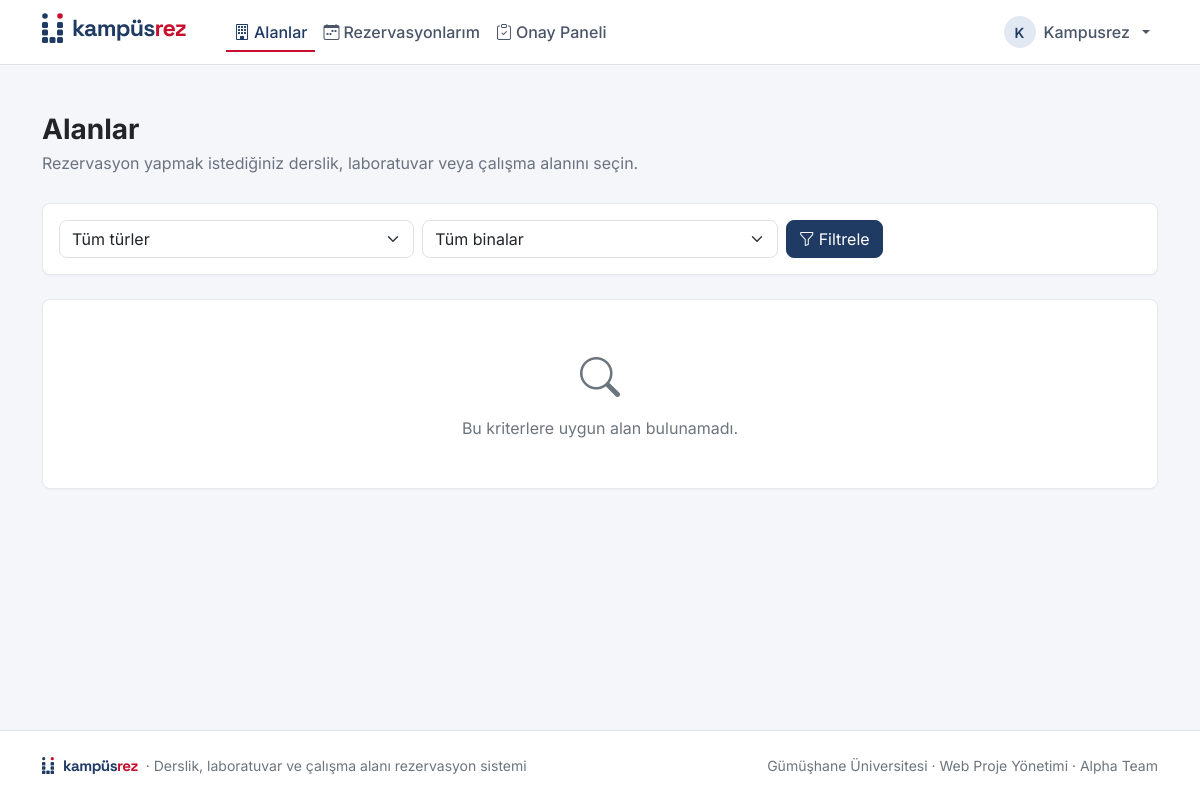
/alanlar/ (signed in), run on an earlier commit of the app's database.
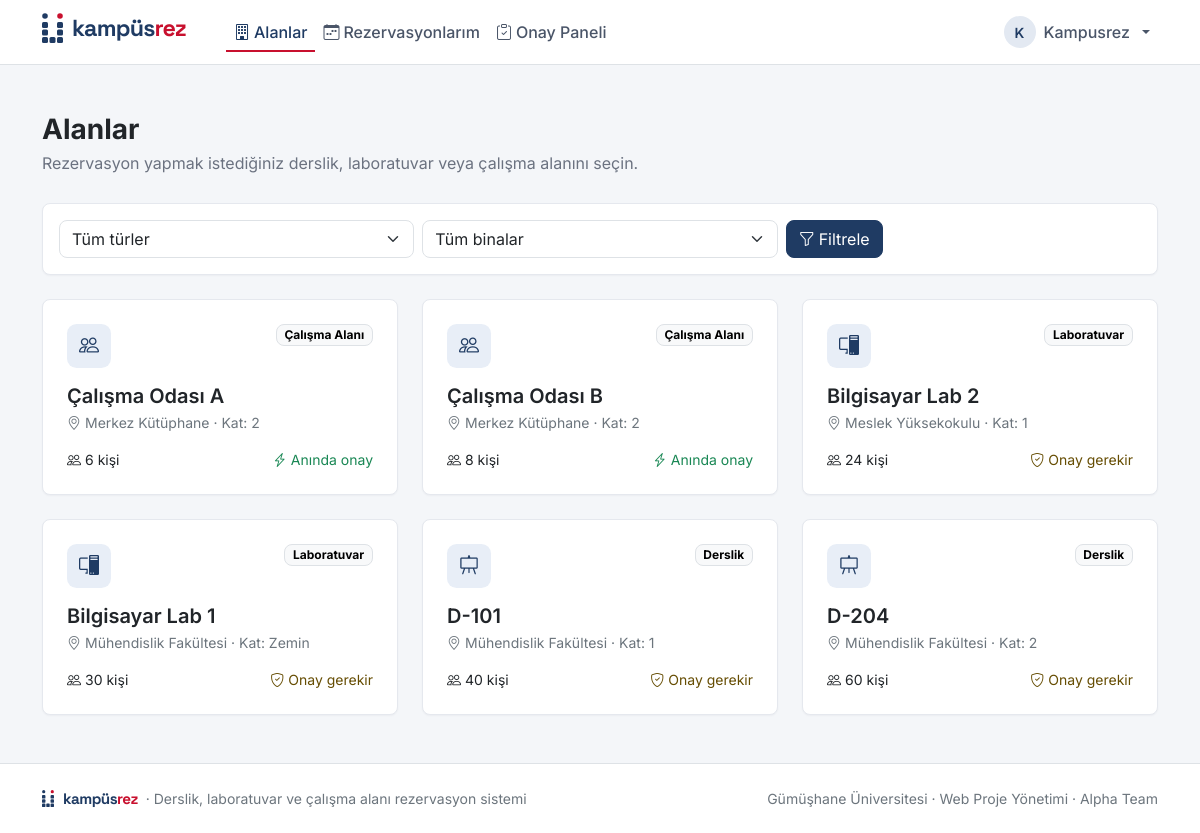
And on a later commit of the database.
### accounts/models.py (models this page shows, shortened)
class User(AbstractUser):
    class Role(models.TextChoices):
        STUDENT = "student", "Öğrenci"
        ACADEMIC = "academic", "Akademik Personel"
        ADMIN = "admin", "Yönetici"
    role = models.CharField("Rol", max_length=20, choices=Role.choices, default=Role.STUDENT)
    school_number = models.CharField("Öğrenci / Personel No", max_length=20, blank=True)
    no_show_count = models.PositiveIntegerField("Gelmeme sayısı", default=0)
    restricted_until = models.DateTimeField("Kısıtlama bitişi", null=True, blank=True)
    class Meta:
        verbose_name = "Kullanıcı"
        verbose_name_plural = "Kullanıcılar"
    @property
    def is_admin_role(self):
        return self.role == self.Role.ADMIN
    @property
    def can_manage_reservations(self):
        return self.is_authenticated and (self.is_admin_role or self.is_superuser)

### spaces/models.py (models this page shows, shortened)
class Space(models.Model):
    class SpaceType(models.TextChoices):
        CLASSROOM = "classroom", "Derslik"
        LAB = "lab", "Laboratuvar"
        STUDY_ROOM = "study_room", "Çalışma Alanı"
    name = models.CharField("Alan adı", max_length=100)
    space_type = models.CharField("Alan türü", max_length=20, choices=SpaceType.choices)
    building = models.CharField("Bina", max_length=100)
    floor = models.CharField("Kat", max_length=20, blank=True)
    capacity = models.PositiveIntegerField("Kapasite")
    equipment = models.TextField(
        "Donanım", blank=True, help_text="Örn. projeksiyon, 30 bilgisayar, akıllı tahta"
    )
    is_active = models.BooleanField("Rezervasyona açık", default=True)
    requires_approval = models.BooleanField("Onay gerekli", default=False)
    max_duration_hours = models.PositiveSmallIntegerField("En fazla süre (saat)", default=2)
    weekly_limit = models.PositiveSmallIntegerField("Haftalık hak", default=3)
    max_advance_days = models.PositiveSmallIntegerField("En fazla kaç gün önceden", default=7)
    class Meta:
        verbose_name = "Alan"
        verbose_name_plural = "Alanlar"
        ordering = ["building", "name"]

### spaces/views.py (the view)
# urls.py: path("", views.space_list, name="list"),
@login_required
def space_list(request):
    spaces = Space.objects.filter(is_active=True)
    selected_type = request.GET.get("tur", "")
    selected_building = request.GET.get("bina", "")
    if selected_type:
        spaces = spaces.filter(space_type=selected_type)
    if selected_building:
        spaces = spaces.filter(building=selected_building)
    buildings = (
        Space.objects.filter(is_active=True).order_by("building")
        .values_list("building", flat=True).distinct()
    )
    return render(request, "spaces/space_list.html", {
        "spaces": spaces,
        "space_types": Space.SpaceType.choices,
        "buildings": buildings,
        "selected_type": selected_type,
        "selected_building": selected_building,
    })

### core/templatetags/ui.py (called while the page is built)
@register.filter
def space_icon(space):
    return SPACE_ICONS.get(space.space_type, "bi-building")

### templates/spaces/space_list.html (shortened to what this page needs)
{% extends "base.html" %}
{% load ui %}
{% block content %}
    <div class="page-header">
        <h1>Alanlar</h1>
        <p>Rezervasyon yapmak istediğiniz derslik, laboratuvar veya çalışma alanını seçin.</p>
    </div>
    <form method="get" class="card p-3 mb-4">
        <div class="row g-2 align-items-center">
            <div class="col-sm-5 col-lg-4">
                <select name="tur" class="form-select" aria-label="Alan türü">
                    <option value="">Tüm türler</option>
                </select>
            </div>
            <div class="col-sm-5 col-lg-4">
                <select name="bina" class="form-select" aria-label="Bina">
                    <option value="">Tüm binalar</option>
                </select>
            </div>
            <div class="col-sm-2 col-lg-auto d-flex gap-2">
                <button type="submit" class="btn btn-primary"><i class="bi bi-funnel me-1"></i>Filtrele</button>
            </div>
        </div>
    </form>
    <div class="row g-4">
        {% for space in spaces %}
            <div class="col-sm-6 col-lg-4">
                <a href="{% url 'spaces:detail' space.pk %}" class="card card-hover h-100 p-4 text-decoration-none text-body">
                    <div class="d-flex justify-content-between align-items-start mb-3">
                        <span class="icon-tile"><i class="bi {{ space|space_icon }}"></i></span>
                        <span class="badge text-bg-light border">{{ space.get_space_type_display }}</span>
                    </div>
                    <h2 class="h5 fw-semibold mb-1">{{ space.name }}</h2>
                    <p class="text-secondary small mb-3">
                        <i class="bi bi-geo-alt me-1"></i>{{ space.building }}{% if space.floor %} · Kat: {{ space.floor }}{% endif %}
                    </p>
                    <div class="d-flex justify-content-between small mt-auto">
                        <span><i class="bi bi-people me-1"></i>{{ space.capacity }} kişi</span>
                        {% if space.requires_approval %}
                            <span class="text-warning-emphasis"><i class="bi bi-shield-check me-1"></i>Onay gerekir</span>
                        {% else %}
                            <span class="text-success"><i class="bi bi-lightning-charge me-1"></i>Anında onay</span>
                        {% endif %}
                    </div>
                </a>
            </div>
        {% empty %}
            <div class="col-12">
                <div class="card p-5 text-center text-secondary">
                    <i class="bi bi-search fs-1 mb-2"></i>
                    Bu kriterlere uygun alan bulunamadı.
                </div>
            </div>
        {% endfor %}
    </div>
{% endblock %}

### templates/base.html (shortened to what this page needs)
{% load static %}
<!DOCTYPE html>
<html lang="tr">
<head>
    <link rel="stylesheet" href="https://cdn.jsdelivr.net/npm/bootstrap@5.3.3/dist/css/bootstrap.min.css">
    <link rel="stylesheet" href="https://cdn.jsdelivr.net/npm/bootstrap-icons@1.11.3/font/bootstrap-icons.min.css">
    <link rel="stylesheet" href="{% static 'css/style.css' %}">
</head>
<body class="d-flex flex-column min-vh-100">
    <nav class="navbar navbar-expand-lg bg-white border-bottom sticky-top">
        <div class="container">
            <a class="navbar-brand" href="{% url 'home' %}" aria-label="KampüsRez ana sayfa">
                {% include "partials/logo.html" %}
            </a>
            <div class="collapse navbar-collapse" id="mainNav">
                {% if user.is_authenticated %}
                    {% with url_name=request.resolver_match.url_name ns=request.resolver_match.namespace %}
                    <ul class="navbar-nav me-auto ms-lg-4">
                        <li class="nav-item">
                            <a class="nav-link {% if ns == 'spaces' %}active{% endif %}" href="{% url 'spaces:list' %}">
                                <i class="bi bi-building me-1"></i>Alanlar
                            </a>
                        </li>
                        <li class="nav-item">
                            <a class="nav-link {% if ns == 'reservations' and url_name != 'manage' %}active{% endif %}" href="{% url 'reservations:my' %}">
                                <i class="bi bi-calendar-week me-1"></i>Rezervasyonlarım
                            </a>
                        </li>
                        {% if user.can_manage_reservations %}
                            <li class="nav-item">
                                <a class="nav-link {% if url_name == 'manage' %}active{% endif %}" href="{% url 'reservations:manage' %}">
                                    <i class="bi bi-clipboard-check me-1"></i>Onay Paneli
                                </a>
                            </li>
                        {% endif %}
                    </ul>
                    {% endwith %}
                    <ul class="navbar-nav ms-auto">
                        <li class="nav-item dropdown">
                            <a class="nav-link dropdown-toggle d-flex align-items-center gap-2" href="#" role="button"
                               data-bs-toggle="dropdown" aria-expanded="false">
                                <span class="avatar">{{ user.first_name|default:user.username|first|upper }}</span>
                                <span>{{ user.first_name|default:user.username }}</span>
                            </a>
                        </li>
                    </ul>
                {% else %}
                    <div class="ms-auto d-flex gap-2 py-2 py-lg-0">
                        <a href="{% url 'accounts:login' %}" class="btn btn-outline-primary">Giriş Yap</a>
                        <a href="{% url 'accounts:register' %}" class="btn btn-primary">Kayıt Ol</a>
                    </div>
                {% endif %}
            </div>
        </div>
    </nav>
    <main class="flex-grow-1 py-4 py-lg-5">
        <div class="container">
            {% block content %}{% endblock %}
        </div>
    </main>
    <footer class="site-footer border-top bg-white">
        <div class="container py-4 d-flex flex-column flex-md-row justify-content-between gap-2 small text-secondary">
            <span class="d-flex align-items-center gap-2">{% include "partials/logo.html" with size="sm" %}<span>· Derslik, laboratuvar ve çalışma alanı rezervasyon sistemi</span></span>
            <span>Gümüşhane Üniversitesi · Web Proje Yönetimi · Alpha Team</span>
        </div>
    </footer>
</body>
</html>

### templates/partials/logo.html
{% load static %}
<span class="kr-logo{% if variant == 'white' %} kr-logo-white{% endif %}{% if size %} kr-logo-{{ size }}{% endif %}">
    <img src="{% if variant == 'white' %}{% static 'img/logo-white.svg' %}{% else %}{% static 'img/logo.svg' %}{% endif %}" alt="" class="kr-logo-symbol" aria-hidden="true">
    <span class="kr-logo-word">kampüs<span class="kr-logo-accent">rez</span></span>
</span>

### static/css/style.css (style rules this page uses)
:root { --kr-navy: #1f3b63; --kr-navy-dark: #162b49; --kr-red: #c8102e; --kr-bg: #f4f6f9; --bs-primary: var(--kr-navy); --bs-primary-rgb: 31, 59, 99; --bs-link-color: var(--kr-navy); --bs-link-color-rgb: 31, 59, 99; --bs-link-hover-color: var(--kr-navy-dark); --bs-body-font-family: "Inter", system-ui, -apple-system, "Segoe UI", Roboto, sans-serif; --bs-border-radius: 0.5rem; }
body { background-color: var(--kr-bg); }
.btn-primary { --bs-btn-bg: var(--kr-navy); --bs-btn-border-color: var(--kr-navy); --bs-btn-hover-bg: var(--kr-navy-dark); --bs-btn-hover-border-color: var(--kr-navy-dark); --bs-btn-active-bg: var(--kr-navy-dark); --bs-btn-active-border-color: var(--kr-navy-dark); --bs-btn-disabled-bg: var(--kr-navy); --bs-btn-disabled-border-color: var(--kr-navy); }
.kr-logo { display: inline-flex; align-items: center; gap: 0.55rem; line-height: 1; }
.kr-logo-symbol { height: 1.9rem; width: auto; }
.kr-logo-word { font-family: "Space Grotesk", var(--bs-body-font-family); font-weight: 700; font-size: 1.45rem; letter-spacing: -0.035em; color: var(--kr-navy); }
.kr-logo-accent { color: var(--kr-red); }
.kr-logo-sm .kr-logo-symbol { height: 1.1rem; }
.kr-logo-sm .kr-logo-word { font-size: 0.95rem; }
.navbar .nav-link { color: #4a5568; font-weight: 500; }
.navbar .nav-link.active { color: var(--kr-navy); box-shadow: inset 0 -2px 0 var(--kr-red); }
.avatar { display: inline-flex; align-items: center; justify-content: center; width: 2rem; height: 2rem; border-radius: 50%; background: #e3e9f2; color: var(--kr-navy); font-weight: 600; font-size: 0.875rem; }
.page-header { margin-bottom: 1.75rem; }
.page-header h1 { font-size: 1.75rem; font-weight: 700; margin-bottom: 0.25rem; }
.page-header p { color: #6b7280; margin-bottom: 0; }
.card { border: 1px solid #e5e8ee; box-shadow: 0 1px 2px rgba(16, 24, 40, 0.04); }
.card-hover { transition: border-color 0.15s, box-shadow 0.15s, transform 0.15s; }
.icon-tile { display: inline-flex; align-items: center; justify-content: center; width: 2.75rem; height: 2.75rem; border-radius: 0.6rem; background: #e8eef7; color: var(--kr-navy); font-size: 1.25rem; }
.site-footer { margin-top: auto; }

What changed in the data, as far as the page shows it:
added Space: space_type "Çalışma Alanı", name "Çalışma Odası A", building "Merkez Kütüphane", floor "2", capacity "6", requires_approval False (drawn)
added Space: space_type "Çalışma Alanı", name "Çalışma Odası B", building "Merkez Kütüphane", floor "2", capacity "8", requires_approval False (drawn)
added Space: space_type "Laboratuvar", name "Bilgisayar Lab 2", building "Meslek Yüksekokulu", floor "1", capacity "24", requires_approval True (drawn)
added Space: space_type "Laboratuvar", name "Bilgisayar Lab 1", building "Mühendislik Fakültesi", floor "Zemin", capacity "30", requires_approval True (drawn)
added Space: space_type "Derslik", name "D-101", building "Mühendislik Fakültesi", floor "1", capacity "40", requires_approval True (drawn)
added Space: space_type "Derslik", name "D-204", building "Mühendislik Fakültesi", floor "2", capacity "60", requires_approval True (drawn)
Also different on the page:
text no longer shown: "Bu kriterlere uygun alan bulunamadı."
